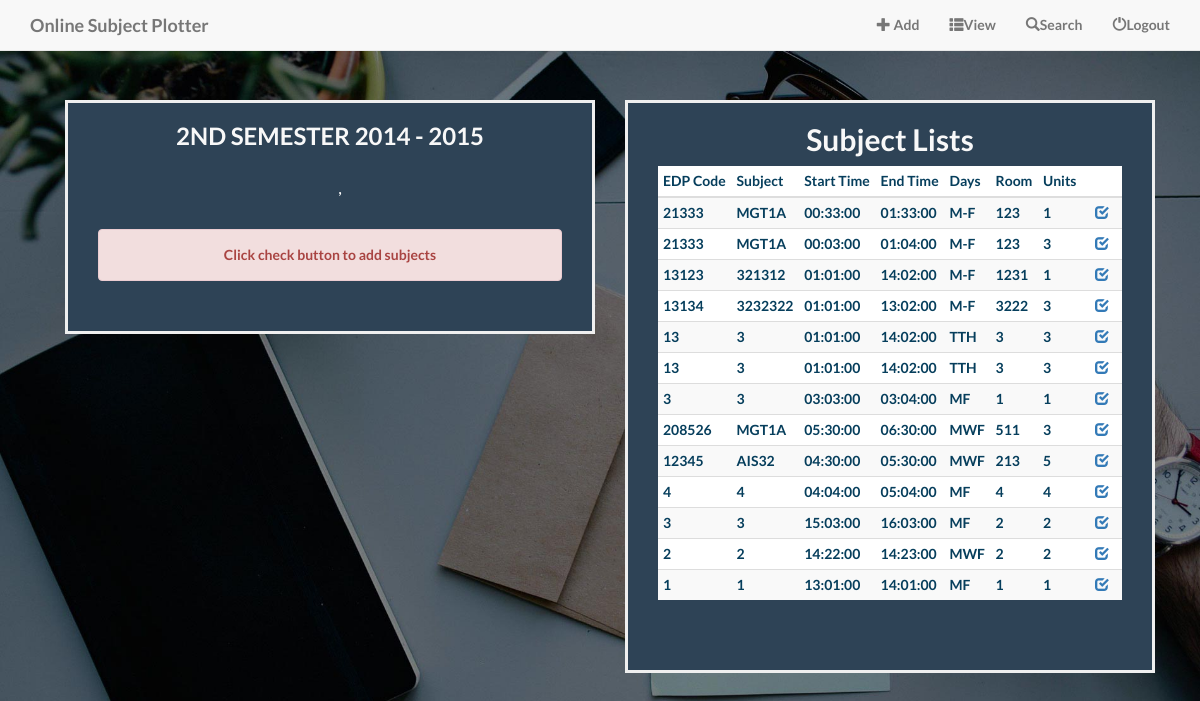
Page /student.php (signed in) on the earlier database version.
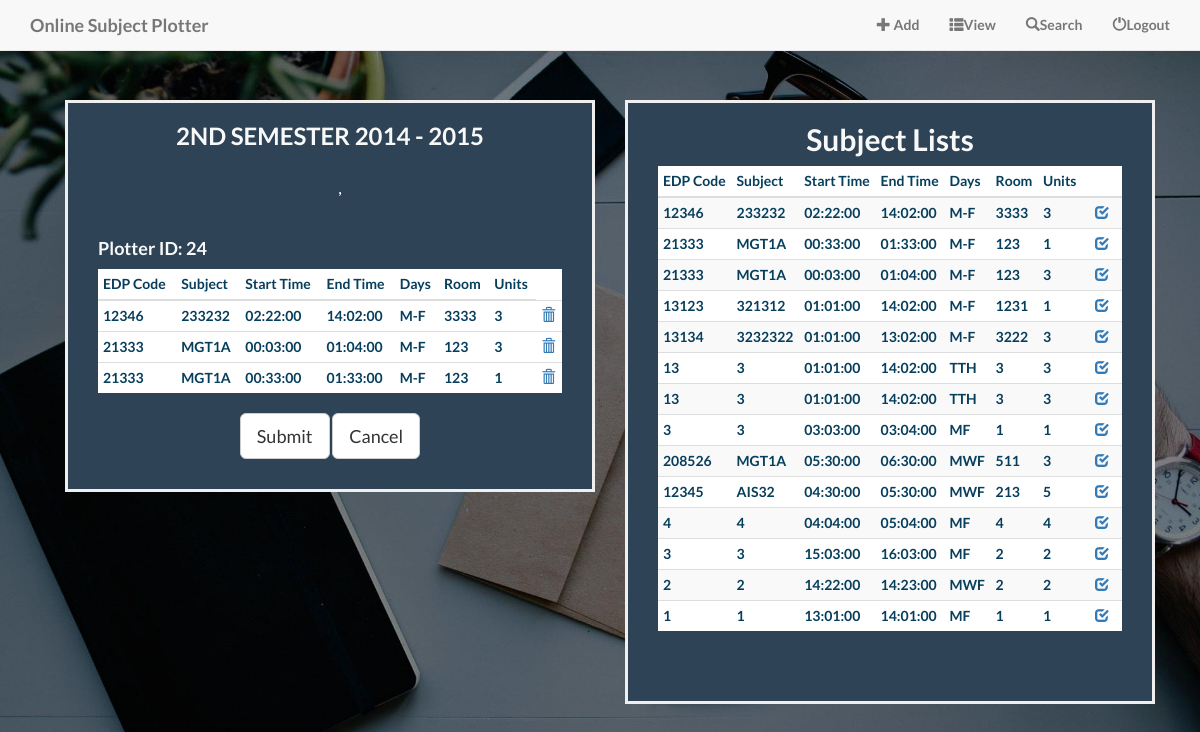
Same page on the later database version.
### tables this page shows
CREATE TABLE IF NOT EXISTS `subject` (
  `subjNo` int(11) NOT NULL AUTO_INCREMENT,
  `edpcode` varchar(30) NOT NULL,
  `subject` varchar(30) NOT NULL,
  `stime` time NOT NULL,
  `etime` time NOT NULL,
  `days` varchar(30) NOT NULL,
  `room` varchar(30) NOT NULL,
  `units` int(11) NOT NULL,
  `prereq` varchar(30) NOT NULL,
  PRIMARY KEY (`subjNo`)
);

### db.php (called while the page is built, shortened)
<?php
	function db_plotter ()
	{
		$user = 'root';
		$db = null;
		try
		{
			$db = new PDO('mysql:host=localhost;dbname=plotter;', $user, '');
		}
		catch(PDOException $e)
		{
			echo 'Connection failed.';
		}
		return $db;
	}
	function list_subject()
	{
		$db = db_plotter();
		$sql = "select * from subject order by 1 desc";
		$st = $db->prepare($sql);
		$st->execute();
		$rows = $st->fetchAll();
		return $rows;
	}
	function list_student_plotter ()
	{
		$db = db_plotter();
		$sql = "select * from plotter";
		$st = $db->prepare($sql);
		$st -> execute();
		$row = $st->fetchAll();
		return $row;
	}
	function show_student_plotted_subject ($plotterid)
	{
		$db = db_plotter();
		$sql = "select s.edpcode, s.subject, s.stime, s.etime, s.days, s.room, s.units from subject s, plotted_subject p where p.plotterid = ? and s.edpcode = p.edpcode ";
		$st = $db->prepare($sql);
		$st->execute(array($plotterid));
		$row = $st->fetchAll();
		return $row;
	}
?>

### student.php (the view, shortened to what the changed rows need)
<?php
	include('db.php');
	$ctr = '';
	$plotted_subject = '';
	if(!isset($_SESSION['islogin']))
	{
		header('location: admin.php');
		exit();
	}
	else
	{
		if(!isset($_SESSION['islogin']))
		{
			header('location: index.php');
			exit();
		}
		else
		{
			$plotter = list_subject();
			$ctr = list_student_plotter();
			$ctr = count($ctr);
		}
		$plotted_subject = show_student_plotted_subject($ctr);
	}
?>
<!DOCTYPE html>
<html lang="en">
<head>
    <link href="css/bootstrap.min.css" rel="stylesheet">
    <link href="css/landing-page.css" rel="stylesheet">
    <link href="font-awesome/css/font-awesome.min.css" rel="stylesheet" type="text/css">
</head>
<body id="page-top" class="index">
    <header>
		<div class="container">
			<div class="row">
				<div class="col-md-6">
					<div class="plotter-admin-bg">
						<h3>2ND SEMESTER 2014 - 2015</h3>
						<div class="container-fluid">
							<div class="row">
							</div>
						</div>
					<?php if(count($plotted_subject) > 0): ?>
						<div class="pull-left">
							<h4>
								Plotter ID: <?php echo ++$ctr; ?>
							</h4>
						</div>
						<div class="table">
							<table class="table table-condensed">
								<thead>
									<tr>
										<th>EDP Code</th>
										<th>Subject</th>
										<th>Start Time</th>
										<th>End Time</th>
										<th>Days</th>
										<th>Room</th>
										<th>Units</th>
									</tr>
								</thead>
								<tbody>
									<?php foreach($plotted_subject as $p): ?>
										<tr>
											<td><?php echo htmlentities($p['edpcode']); ?></td>
											<td><?php echo htmlentities($p['subject']); ?></td>
											<td><?php echo htmlentities($p['stime']); ?></td>
											<td><?php echo htmlentities($p['etime']); ?></td>
											<td><?php echo htmlentities($p['days']); ?></td>
											<td><?php echo htmlentities($p['room']); ?></td>
											<td><?php echo htmlentities($p['units']); ?></td>
											<td>
												<a href="student.php?id=<?php echo htmlentities($p['edpcode']); ?>"  onclick="return confirm('Are you sure?');">
													<i class="glyphicon glyphicon-trash"> </i>
												</a>
											</td>
										</tr>
									<?php endforeach; ?>
								</tbody>
							</table>
						</div>
						<div>
							<form method="post" class="form">
								<center>
									<input type="submit" name="add" value="Submit" class="btn btn-default btn-lg">
									<input type="reset" name="submit" value="Cancel" class="btn btn-default btn-lg">
								</center>
							</form>
						</div>
					<?php else: ?>
							<div class="alert alert-danger error" role="alert">
								<?php echo 'Click check button to add subjects'; ?>
							</div>
					<?php endif; ?>
					</div>
				</div>
				<div class="col-md-6">
					<?php if(count($plotter) > 0): ?>
					<div class="plotter-admin-bg">
						<div class="table-responsive table subject-table">
							<h2> Subject Lists </h2>
							<table class="table table-striped table-condensed table-hover">
								<thead>
									<tr>
										<th>EDP Code</th>
										<th>Subject</th>
										<th>Start Time</th>
										<th>End Time</th>
										<th>Days</th>
										<th>Room</th>
										<th>Units</th>
										<th width="40"> </th>
									</tr>
								</thead>
								<tbody>
								<?php foreach($plotter as $n): ?>
									<tr>
										<td><?php echo htmlentities($n['edpcode']); ?></td>
										<td><?php echo htmlentities($n['subject']); ?></td>
										<td><?php echo htmlentities($n['stime']); ?></td>
										<td><?php echo htmlentities($n['etime']); ?></td>
										<td><?php echo htmlentities($n['days']); ?></td>
										<td><?php echo htmlentities($n['room']); ?></td>
										<td><?php echo htmlentities($n['units']); ?></td>
										<td>
											<a href="student.php?edp=<?php echo htmlentities($n['edpcode']); ?>">
												<center><i class="glyphicon glyphicon-check"></i> </center>
											</a>
										</td>
									</tr>
								<?php endforeach; ?>
								</tbody>
							</table>
						</div>
					</div>
					<?php else: ?>
						<div class="alert alert-danger" role="alert">
							<?php echo "No entries recorded yet!"; ?>
						</div>
					<?php endif; ?>
				</div>
			</div>
		</div>
    </header>
</body>
</html>

Differences in the rows shown:
added subject: edpcode "12346", subject "233232", stime "02:22:00", etime "14:02:00", days "M-F", room "3333", units "3"
now on one of the page's lists (row unchanged): subject: edpcode "21333", subject "MGT1A", stime "00:03:00", etime "01:04:00", days "M-F", room "123", units "3"
now on one of the page's lists (row unchanged): subject: edpcode "21333", subject "MGT1A", stime "00:33:00", etime "01:33:00", days "M-F", room "123", units "1"
Other differences:
form field add: (not shown) → "Submit"
form field submit: (not shown) → "Cancel"
text no longer shown: "Click check button to add subjects"
text now shown: "Plotter ID: 24 EDP Code Subject Start Time End Time Days Room Units"
